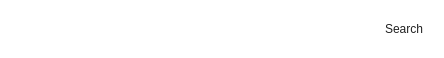
<?xml version="1.0" encoding="UTF-8"?>
<ui version="4.0">
 <class>SearchForm</class>
 <widget class="QWidget" name="SearchForm">
  <property name="geometry">
   <rect>
    <x>0</x>
    <y>0</y>
    <width>444</width>
    <height>58</height>
   </rect>
  </property>
  <property name="windowTitle">
   <string>Form</string>
  </property>
  <property name="styleSheet">
   <string notr="true">border-radius: 20px;
background-color: #ffffff;</string>
  </property>
  <layout class="QGridLayout" name="gridLayout">
   <item row="0" column="0">
    <widget class="QLineEdit" name="lineEdit_2">
     <property name="styleSheet">
      <string notr="true">padding: 10px;
background-color: transparent;
color: #212121;</string>
     </property>
    </widget>
   </item>
   <item row="0" column="1">
    <widget class="QPushButton" name="pushButton_2">
     <property name="cursor">
      <cursorShape>PointingHandCursor</cursorShape>
     </property>
     <property name="styleSheet">
      <string notr="true">padding: 10px;
background-color: transparent;
color: #212121;</string>
     </property>
     <property name="text">
      <string>Search</string>
     </property>
    </widget>
   </item>
  </layout>
 </widget>
 <resources/>
 <connections/>
</ui>
